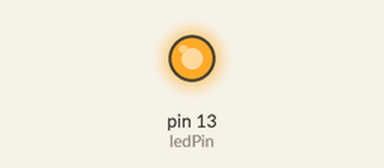
Simulated run of this sketch. Board: Arduino Uno, built with avr-gcc and run on an emulated ATmega328P. Shown: output pins drawn as LEDs (lit = HIGH). No radio packets arrive unless stated.

Above: at 1.0 s.
At 3.1 s:
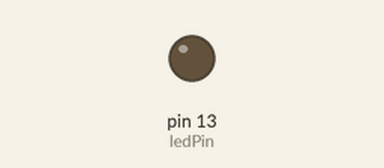
Timing chart, 0 to 5.4 s (numbered marks = the images above):
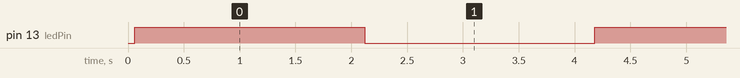

Measured:
- by itself, pin 13 (ledPin): alternates HIGH for 2.1 s and LOW for 2.1 s

The sketch:

rf_transmitter_code.ino
```cpp
#include <VirtualWire.h>
const int ledPin = 13;
char *data;
void setup()
{
  pinMode(ledPin,OUTPUT);
  vw_set_ptt_inverted(true);
  vw_set_tx_pin(12);
  vw_setup(4000);
}

void loop()
{
  data="2";
  vw_send((uint8_t *)data, strlen(data));
  vw_wait_tx();
  digitalWrite(ledPin,HIGH);
  delay(2000);
  data="9";
  vw_send((uint8_t *)data, strlen(data));
  vw_wait_tx();
  digitalWrite(ledPin,LOW);
  delay(2000);
}
```
